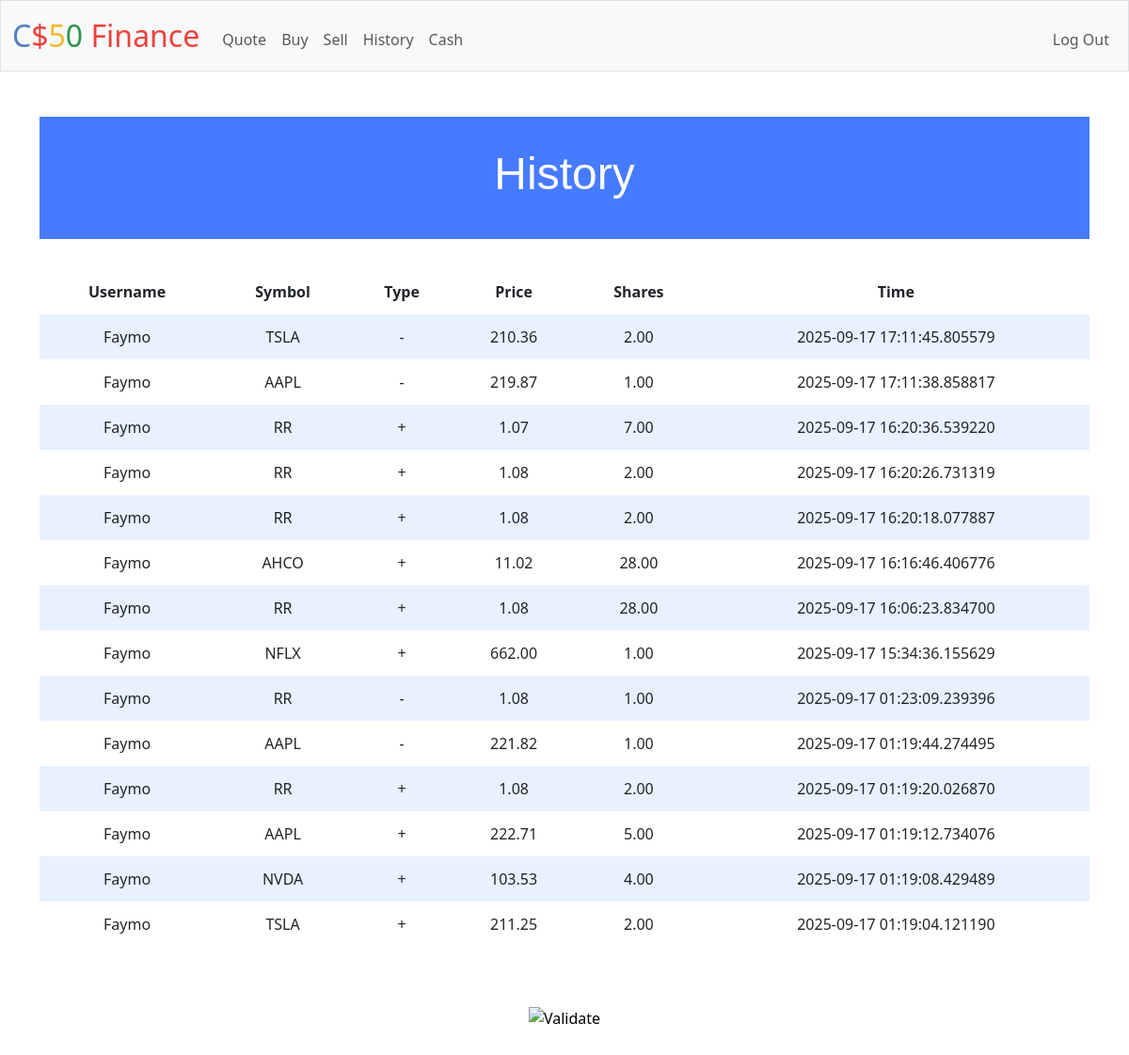
The page /history (signed in) on the database its author committed.
### tables this page shows
CREATE TABLE history (id INTEGER PRIMARY KEY AUTOINCREMENT NOT NULL, username TEXT NOT NULL, symbol TEXT NOT NULL, type TEXT NOT NULL, price NUMERIC NOT NULL, shares NUMERIC NOT NULL, time TEXT NOT NULL);

### app.py (the view)
@app.route("/history")
@login_required
def history():
    username = db.execute("SELECT username FROM users where id = ?", session["user_id"])
    username = username[0]["username"]
    history = db.execute("SELECT * FROM history WHERE username = ?", username)
    return render_template("history.html", history=history)

### app.py (called while the page is built)
@app.after_request
def after_request(response):
    response.headers["Cache-Control"] = "no-cache, no-store, must-revalidate"
    response.headers["Expires"] = 0
    response.headers["Pragma"] = "no-cache"
    return response

### helpers.py (called while the page is built)
def login_required(f):
    @wraps(f)
    def decorated_function(*args, **kwargs):
        if session.get("user_id") is None:
            return redirect("/login")
        return f(*args, **kwargs)
    return decorated_function

### templates/history.html (shortened to what this page needs)
{% extends "layout.html" %}
{% block main %}
    <div class="header" backgroundColor="blue">
        <h1>History<h1>
    </div>
    <div class="section">
        <table>
            <thead>
                <tr>
                    <th>Username</th>
                    <th>Symbol</th>
                    <th>Type</th>
                    <th>Price</th>
                    <th>Shares</th>
                    <th>Time</th>
                </tr>
            </thead>
            <tbody>
                {% for row in history|reverse %}
                    <tr>
                        <td>{{ row["username"] }}</td>
                        <td>{{ row["symbol"] }}</td>
                        <td>{{ row["type"] }}</td>
                        <td>{{ "{:,.2f}".format(row["price"]) }}</td>
                        <td>{{ "{:,.2f}".format(row["shares"]) }}</td>
                        <td>{{ row["time"] }}</td>
                    </tr>
                {% endfor %}
            </tbody>
        </table>
    </div>
{% endblock %}

### templates/layout.html (shortened to what this page needs)
<!DOCTYPE html>
<html lang="en">
    <head>
        <link href="https://cdn.jsdelivr.net/npm/bootstrap@5.3.3/dist/css/bootstrap.min.css" rel="stylesheet">
        <link href="/static/styles.css" rel="stylesheet">
    </head>
    <body>
        <nav class="bg-light border navbar navbar-expand-md navbar-light">
            <div class="container-fluid">
                <a class="navbar-brand" href="/"><span class="blue">C</span><span class="red">$</span><span class="yellow">5</span><span class="green">0</span> <span class="red">Finance</span></a>
                <div class="collapse navbar-collapse" id="navbar">
                    {% if session["user_id"] %}
                        <ul class="navbar-nav me-auto mt-2">
                            <li class="nav-item"><a class="nav-link" href="/quote">Quote</a></li>
                            <li class="nav-item"><a class="nav-link" href="/buy">Buy</a></li>
                            <li class="nav-item"><a class="nav-link" href="/sell">Sell</a></li>
                            <li class="nav-item"><a class="nav-link" href="/history">History</a></li>
                            <li class="nav-item"><a class="nav-link" href="/cash">Cash</a></li>
                        </ul>
                        <ul class="navbar-nav ms-auto mt-2">
                            <li class="nav-item"><a class="nav-link" href="/logout">Log Out</a></li>
                        </ul>
                    {% else %}
                        <ul class="navbar-nav ms-auto mt-2">
                            <li class="nav-item"><a class="nav-link" href="/register">Register</a></li>
                            <li class="nav-item"><a class="nav-link" href="/login">Log In</a></li>
                        </ul>
                    {% endif %}
                </div>
            </div>
        </nav>
        <main class="container py-5 text-center">
            {% block main %}{% endblock %}
        </main>
        <footer class="mb-5">
            <form action="https://validator.w3.org/check" class="text-center" enctype="multipart/form-data" method="post" target="_blank">
                <input alt="Validate" src="/static/I_heart_validator.png" type="image">
            </form>
        </footer>
    </body>
</html>

### static/styles.css (style rules this page uses)
nav .navbar-brand { font-size: xx-large; }
h1 { font-family: 'Montserrat', sans-serif; font-size: 48px; }
.header { background-color: #477bff; color: #fff; margin-bottom: 2rem; padding: 2rem 1rem; text-align: center; }
nav .navbar-brand .blue { color: #537fbe; }
nav .navbar-brand .red { color: #ea433b; }
nav .navbar-brand .yellow { color: #f5b82e; }
nav .navbar-brand .green { color: #2e944b; }
table { background-color: transparent; margin-bottom: 1rem; width: 100%; }
table th, table td { padding: 0.75rem; vertical-align: middle; }
tbody tr:nth-of-type(odd) { background-color: rgb(179, 208, 255, 0.3) }

### rows shown on the page
history: username "Faymo", symbol "TSLA", type "-", price "210.36", shares "2.00", time "2025-09-17 17:11:45.805579"
history: username "Faymo", symbol "AAPL", type "-", price "219.87", shares "1.00", time "2025-09-17 17:11:38.858817"
history: username "Faymo", symbol "RR", type "+", price "1.07", shares "7.00", time "2025-09-17 16:20:36.539220"
history: username "Faymo", symbol "RR", type "+", price "1.08", shares "2.00", time "2025-09-17 16:20:26.731319"
history: username "Faymo", symbol "RR", type "+", price "1.08", shares "2.00", time "2025-09-17 16:20:18.077887"
history: username "Faymo", symbol "AHCO", type "+", price "11.02", shares "28.00", time "2025-09-17 16:16:46.406776"
history: username "Faymo", symbol "RR", type "+", price "1.08", shares "28.00", time "2025-09-17 16:06:23.834700"
history: username "Faymo", symbol "NFLX", type "+", price "662.00", shares "1.00", time "2025-09-17 15:34:36.155629"
history: username "Faymo", symbol "RR", type "-", price "1.08", shares "1.00", time "2025-09-17 01:23:09.239396"
history: username "Faymo", symbol "AAPL", type "-", price "221.82", shares "1.00", time "2025-09-17 01:19:44.274495"
history: username "Faymo", symbol "RR", type "+", price "1.08", shares "2.00", time "2025-09-17 01:19:20.026870"
history: username "Faymo", symbol "AAPL", type "+", price "222.71", shares "5.00", time "2025-09-17 01:19:12.734076"
history: username "Faymo", symbol "NVDA", type "+", price "103.53", shares "4.00", time "2025-09-17 01:19:08.429489"
history: username "Faymo", symbol "TSLA", type "+", price "211.25", shares "2.00", time "2025-09-17 01:19:04.121190"
